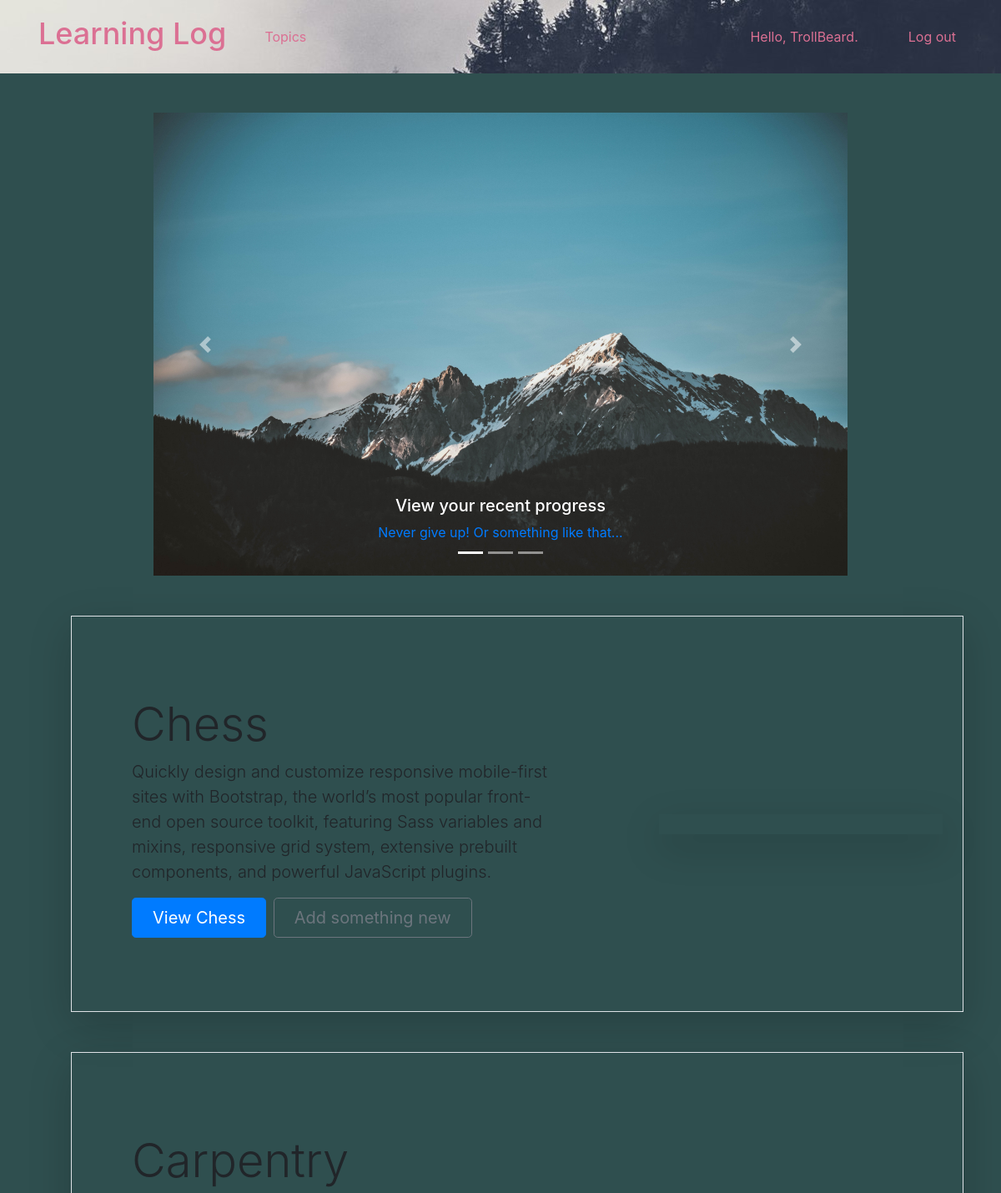
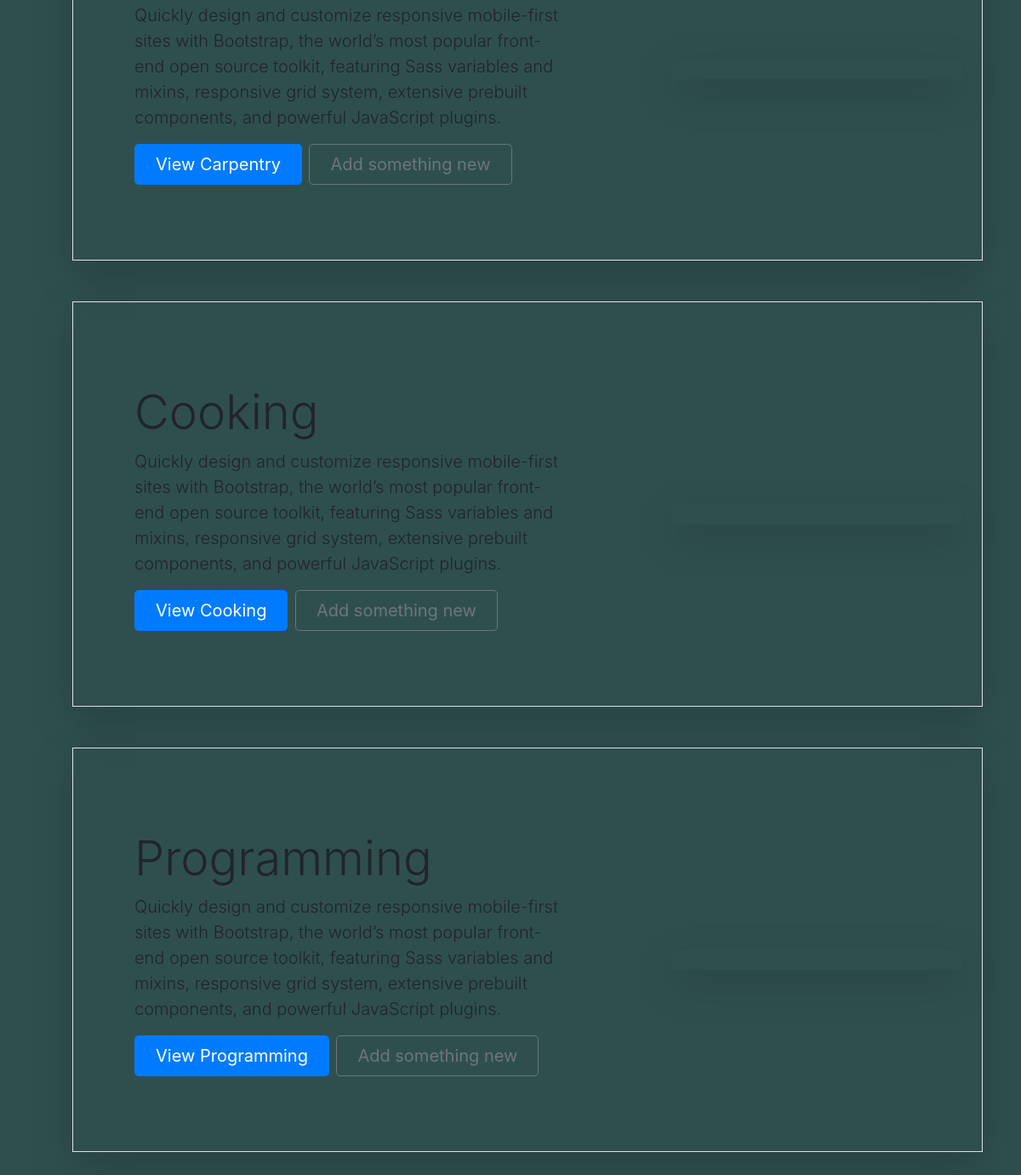
The app's page /topics/ (signed in) with its own data (2 pictures, top to bottom).
### learning_logs/models.py (models this page shows)
class Topic(models.Model):
	text = models.CharField(max_length = 200)
	date_added = models.DateTimeField(auto_now_add = True)
	owner = models.ForeignKey(User, on_delete=models.CASCADE)
	def __str__(self):
		return self.text

### learning_logs/views.py (the view)
# urls.py: path('topics/', views.topics, name='topics'),
@login_required
def topics(request):
	topics = Topic.objects.filter(owner=request.user).order_by('date_added')
	context = {'topics': topics}
	return render(request, 'learning_logs/topics.html', context)

### learning_logs/templates/learning_logs/topics.html (shortened to what this page needs)
{% extends "learning_logs/base.html" %}
{% load static %}
{% load bootstrap4 %}
{% block page_header %}
<main class="carousel pb-40">
  <div id="carouselExampleCaptions" class="carousel slide w-75 mx-auto" data-ride="carousel">
    <ol class="carousel-indicators">
      <li data-target="#carouselExampleCaptions" data-slide-to="0" class="active"></li>
      <li data-target="#carouselExampleCaptions" data-slide-to="1"></li>
      <li data-target="#carouselExampleCaptions" data-slide-to="2"></li>
    </ol>
    <div class="carousel-inner">
      <div class="carousel-item active">
        <img src="{% static 'learning_logs\mountains2.jpg' %}" class="d-block w-100" alt="...">
        <div class="carousel-caption d-none d-md-block">
          <h5>View your recent progress</h5>
          <a href="https://www.youtube.com/watch?v=NTmk0Pqk6hs">Never give up! Or something like that...</a>
        </div>
      </div>
    </div>
    <button class="carousel-control-prev" type="button" data-target="#carouselExampleCaptions" data-slide="prev">
    <span class="carousel-control-prev-icon" aria-hidden="true"></span>
    </button>
    <button class="carousel-control-next" type="button" data-target="#carouselExampleCaptions" data-slide="next">
    <span class="carousel-control-next-icon" aria-hidden="true"></span>
    </button>
  </div>
<ul>
  {% for topic in topics%}
  <div class="container my-5">
    <div class="row p-4 pb-0 pe-lg-0 pt-lg-5 align-items-center rounded-3 border shadow-lg">
      <div class="col-lg-7 p-3 p-lg-5 pt-lg-3">
          <h1  class="display-4 fw-bold lh-1">{{topic}}</h1>
        <p class="lead">Quickly design and customize responsive mobile-first sites with Bootstrap, the world’s most popular front-end open source toolkit, featuring Sass variables and mixins, responsive grid system, extensive prebuilt components, and powerful JavaScript plugins.</p>
        <div class="gap-2 justify-content-md-start mb-4 mb-lg-3">
          <a href="{% url 'learning_logs:topic' topic.id %}">
            <button type="button" class="B1 btn btn-primary btn-lg px-4 me-md-2 fw-bold pr-2">View {{topic}}</button>
          </a>
          <a href="{% url 'learning_logs:new_entry' topic.id %}">
            <button type="button" class="btn btn-outline-secondary btn-lg px-4">Add something new</button>
          </a>
        </div>
      </div>
      <div class="col-lg-4 offset-lg-1 p-0 overflow-hidden shadow-lg">
      </div>
    </div>
  </div>
  {% empty %}
    <li><h3>No topics have been added yet.</h3></li>
  {% endfor %}
</ul>
</main>
{% endblock page_header %}

### learning_logs/templates/learning_logs/base.html (shortened to what this page needs)
{% load bootstrap4 %}
{% load static %}
<!doctype html>
<html lang="en">
<head>
<link rel="stylesheet" type="text/css" href="{% static 'learning_logs/custom.css' %}">
  {% bootstrap_css %}
</head>
<body>
  <nav class="navbar navbar-expand-md navbar-light bg-light mb-1 mynav">
	<a class="navbar-brand h1" style="color:palevioletred;font-size:36px" href="{% url 'learning_logs:index' %}">
	Learning Log </a>
   <div class="collapse navbar-collapse" id="navbarCollapse">
   	<ul class="navbar-nav mr-auto">
   	  <li class="nav-item">
   	  	<a class="nav-link" href="{% url 'learning_logs:topics'%}">
   	  	Topics</a></li>
   	</ul>
   	<ul class="navbar-nav ml-auto">
   	  {% if user.is_authenticated %}
   	   <li class="nav-item">
   	   	 <span class="navbar-text" style="color:palevioletred">Hello, {{ user.username }}.</span>
   	   </li>
   	   <li class="nav-item">
   	   	 <a class="nav-link" href="{% url 'users:logout' %}">Log out</a>
   	   </li>
   	  {% else %}
   	    <li class="nav-item">
   	      <a class="nav-link" href="{% url 'users:register' %}">Register</a>
   	    </li>
   	    <li class="nav-item">
   	      <a class="nav-link" href="{% url 'users:login' %}">Log in</a></li>
   	  {% endif %}
   	</ul>
  </div>
 </nav>
 <main role="main" class="container">
   <div class="pb-2 py-2 mb-2 border-bottom align-items-center justify-items-center">
      {% block page_header %}{% endblock page_header %}
   </div>
 </main>
</body>
</html>

### learning_logs/static/learning_logs/custom.css (style rules this page uses)
body { background: darkslategray !important }
.mynav { background-image: url(mountains.jpg); }
.navbar-light .navbar-nav .nav-link { color: palevioletred !important; }
.navbar-brand { margin-left: 30px; }
.nav-item { padding-right: 30px; }
.navbar-expand-md .navbar-nav .nav-link { padding-left: 30px !important; }
.carousel { margin-top: 35px; margin-bottom: 35px; }
.carousel-caption { align-self: center; }
.carousel-item img { position: relative; object-fit:unset; top: 0; left: 0; }
.carousel { margin-bottom: 2.5rem!important; }
.B1 { margin-right: 4px; }

### records on screen
Topic: text "Chess"
Topic: text "Carpentry"
Topic: text "Cooking"
Topic: text "Programming"

### other values on screen
{{ user.username }} "TrollBeard"
